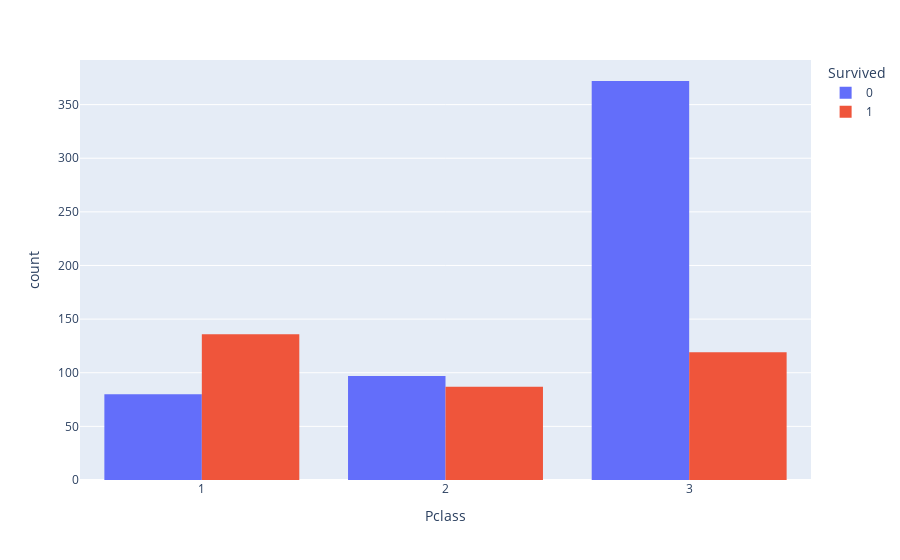

Notebook cell for this chart:
### Code cell
fig = px.histogram(df, x='Pclass', color='Survived', barmode='group')
fig.show()

### Figure 1 — Plotly figure (JSON) as saved in the notebook; plotly's stock layout.template omitted (floating-point values rounded to 4 significant figures; data arrays with more than 128 entries replaced by an {"elided": "..."} marker saying what was removed)
{"data": [{"alignmentgroup": "True", "bingroup": "x", "hovertemplate": "Survived=0<br>Pclass=%{x}<br>count=%{y}<extra></extra>", "legendgroup": "0", "marker": {"color": "#636efa", "pattern": {"shape": ""}}, "name": "0", "offsetgroup": "0", "orientation": "v", "showlegend": true, "type": "histogram", "x": {"elided": "549 int values"}, "xaxis": "x", "yaxis": "y"}, {"alignmentgroup": "True", "bingroup": "x", "hovertemplate": "Survived=1<br>Pclass=%{x}<br>count=%{y}<extra></extra>", "legendgroup": "1", "marker": {"color": "#EF553B", "pattern": {"shape": ""}}, "name": "1", "offsetgroup": "1", "orientation": "v", "showlegend": true, "type": "histogram", "x": {"elided": "342 int values"}, "xaxis": "x", "yaxis": "y"}], "layout": {"barmode": "group", "legend": {"title": {"text": "Survived"}, "tracegroupgap": 0}, "margin": {"t": 60}, "xaxis": {"anchor": "y", "domain": [0, 1], "title": {"text": "Pclass"}}, "yaxis": {"anchor": "x", "domain": [0, 1], "title": {"text": "count"}}}}
